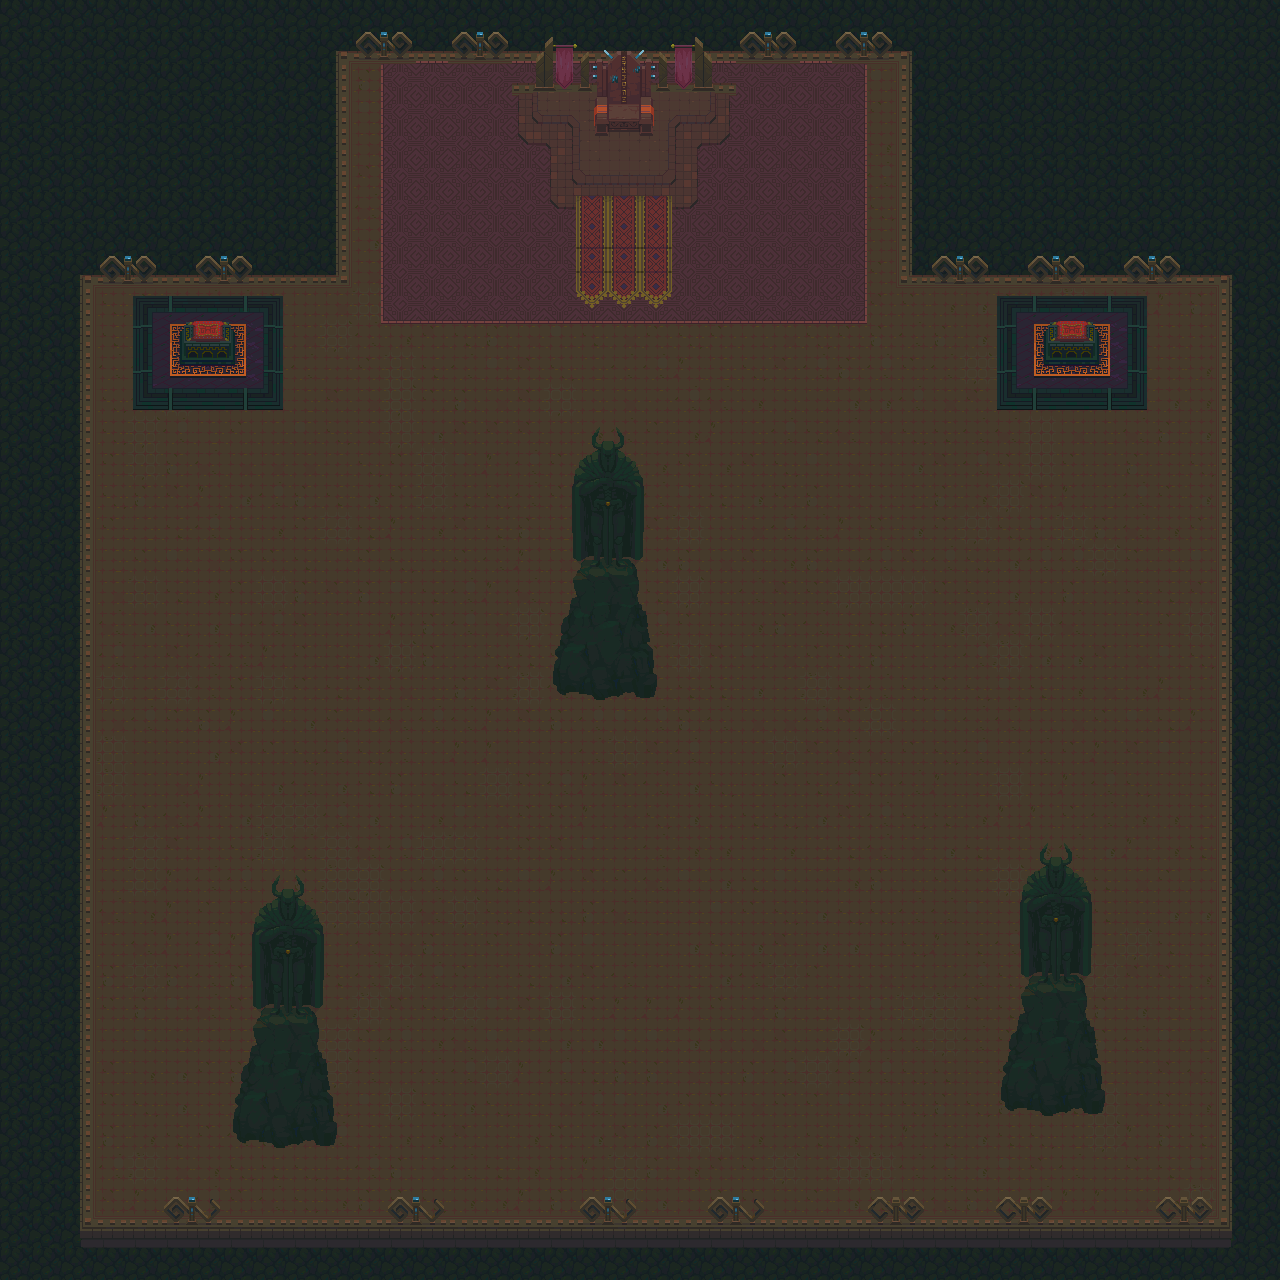

This game map was drawn from its Tiled (.tmx) file and the tilesets committed beside it. A one-line description and the trimmed map source follow:
An orthogonal 40x40 tile map with 32x32 px tiles, 5 tile layers (pitt, wall-1, layer 5, layer 7, ...), 3 tilesets and 115 objects.

<map version="1.10" tiledversion="1.11.0" orientation="orthogonal" renderorder="right-down" width="40" height="40" tilewidth="32" tileheight="32" infinite="0" nextlayerid="8" nextobjectid="117">
 <tileset firstgid="1" source="TiledMap Editor/Tilesets/Tileset-Terrain2.tsx" />
 <tileset firstgid="3521" source="TiledMap Editor/Tilesets/The depths-Tileset-Platform3-no pillars.tsx" />
 <tileset firstgid="3905" source="TiledMap Editor/Tilesets/Atlas-Props.tsx" />
 <layer id="1" name="pitt" width="40" height="40">
  <data>[1600 cells, 1600 non-empty, 1 distinct tile ids]</data>
 </layer>
 <layer id="2" name="wall-1" width="40" height="40">
  <data>[1600 cells, 1280 non-empty, 33 distinct tile ids]</data>
 </layer>
 <layer id="3" name="layer 5" width="40" height="40">
  <data>[1600 cells, 310 non-empty, 61 distinct tile ids]</data>
 </layer>
 <layer id="5" name="layer 7" width="40" height="40">
  <data>[1600 cells, 102 non-empty, 62 distinct tile ids]</data>
 </layer>
 <layer id="6" name="layer 8" width="40" height="40">
  <data>[1600 cells, 24 non-empty, 16 distinct tile ids]</data>
 </layer>
 <objectgroup id="7" name="Prop1">
  <object id="1" gid="5604" x="1015.33" y="1138.67" width="32" height="32" />
  <object id="2" gid="5543" x="1043.33" y="1130" width="32" height="32" />
  <object id="3" gid="5479" x="984" y="1119.67" width="32" height="32" />
  <object id="4" gid="5477" x="1067.33" y="1123.33" width="32" height="32" />
  <object id="5" gid="5227" x="562" y="706.333" width="32" height="32" />
  <object id="6" gid="5229" x="605.667" y="706" width="32" height="32" />
  <object id="7" gid="5227" x="586.333" y="709" width="32" height="32" />
  <object id="8" gid="5223" x="541.667" y="702.667" width="32" height="32" />
  <object id="9" gid="5221" x="633.667" y="705" width="32" height="32" />
  <object id="10" gid="5229" x="241" y="1156.5" width="32" height="32" />
  <object id="11" gid="5221" x="267.5" y="1160.5" width="32" height="32" />
  <object id="12" gid="5157" x="221.5" y="1153" width="32" height="32" />
  <object id="13" gid="5221" x="293" y="1157.5" width="32" height="32" />
  <object id="14" gid="5286" x="325.5" y="1154.5" width="32" height="32" />
  <object id="15" gid="5656" x="370" y="95.5" width="32" height="32" />
  <object id="16" gid="5720" x="370.5" y="127.5" width="32" height="32" />
  <object id="17" gid="5657" x="402" y="99" width="32" height="32" />
  <object id="19" gid="5721" x="401" y="130" width="32" height="32" />
  <object id="20" gid="5722" x="414" y="166" width="32" height="32" />
  <object id="21" gid="5722" x="437" y="149" width="32" height="32" />
  <object id="22" gid="5722" x="410" y="133.5" width="32" height="32" />
  <object id="23" gid="5722" x="386" y="169" width="32" height="32" />
  <object id="24" gid="5722" x="385" y="146" width="32" height="32" />
  <object id="25" gid="5722" x="417" y="151.5" width="32" height="32" />
  <object id="26" gid="5722" x="432.5" y="110.5" width="32" height="32" />
  <object id="27" gid="5722" x="410.5" y="100.5" width="32" height="32" />
  <object id="28" gid="5722" x="437" y="125.5" width="32" height="32" />
  <object id="29" gid="5722" x="449" y="150" width="32" height="32" />
  <object id="30" gid="5722" x="424.5" y="169.5" width="32" height="32" />
  <object id="31" gid="5722" x="412" y="170" width="32" height="32" />
  <object id="32" gid="5722" x="410" y="161" width="32" height="32" />
  <object id="33" gid="5722" x="399.5" y="158.5" width="32" height="32" />
  <object id="34" gid="5722" x="413" y="150" width="32" height="32" />
  <object id="35" gid="5722" x="415" y="144" width="32" height="32" />
  <object id="36" gid="5722" x="405.5" y="138" width="32" height="32" />
  <object id="37" gid="5722" x="443.5" y="140.5" width="32" height="32" />
  <object id="38" gid="5722" x="446" y="141.5" width="32" height="32" />
  <object id="39" gid="5722" x="426.5" y="124.5" width="32" height="32" />
  <object id="40" gid="5722" x="415" y="118.5" width="32" height="32" />
  <object id="41" gid="5722" x="415" y="113" width="32" height="32" />
  <object id="42" gid="5722" x="401" y="107.5" width="32" height="32" />
  <object id="43" gid="5722" x="431.5" y="107.5" width="32" height="32" />
  <object id="44" gid="5722" x="441" y="108" width="32" height="32" />
  <object id="45" gid="5722" x="426.5" y="104.5" width="32" height="32" />
  <object id="46" gid="5722" x="386.5" y="109.5" width="32" height="32" />
  <object id="47" gid="5722" x="367" y="118" width="32" height="32" />
  <object id="48" gid="5722" x="359.5" y="113" width="32" height="32" />
  <object id="49" gid="5722" x="363.5" y="103.5" width="32" height="32" />
  <object id="50" gid="5722" x="366.5" y="101.5" width="32" height="32" />
  <object id="51" gid="5722" x="374.5" y="102" width="32" height="32" />
  <object id="52" gid="5722" x="365.5" y="122.5" width="32" height="32" />
  <object id="53" gid="5722" x="360" y="144.5" width="32" height="32" />
  <object id="54" gid="5722" x="376.5" y="160.5" width="32" height="32" />
  <object id="55" gid="5722" x="394" y="156.5" width="32" height="32" />
  <object id="56" gid="5722" x="387" y="147.5" width="32" height="32" />
  <object id="57" gid="5722" x="381" y="138" width="32" height="32" />
  <object id="58" gid="5722" x="387" y="120.5" width="32" height="32" />
  <object id="59" gid="5722" x="388.5" y="107.5" width="32" height="32" />
  <object id="60" gid="5722" x="395" y="102" width="32" height="32" />
  <object id="61" gid="5722" x="790.667" y="129.333" width="32" height="32" />
  <object id="62" gid="5722" x="808.667" y="139.333" width="32" height="32" />
  <object id="63" gid="5722" x="832" y="137.333" width="32" height="32" />
  <object id="64" gid="5722" x="807.333" y="132.667" width="32" height="32" />
  <object id="65" gid="5722" x="792" y="124" width="32" height="32" />
  <object id="66" gid="5722" x="806.667" y="110" width="32" height="32" />
  <object id="67" gid="5722" x="824" y="116.667" width="32" height="32" />
  <object id="68" gid="5722" x="837.333" y="118.667" width="32" height="32" />
  <object id="69" gid="5722" x="828" y="124.667" width="32" height="32" />
  <object id="70" gid="5722" x="812" y="120.667" width="32" height="32" />
  <object id="71" gid="5722" x="810" y="120.667" width="32" height="32" />
  <object id="72" gid="5722" x="801.333" y="112.667" width="32" height="32" />
  <object id="73" gid="5722" x="835.333" y="106" width="32" height="32" />
  <object id="74" gid="5722" x="846" y="104" width="32" height="32" />
  <object id="75" gid="5722" x="807.333" y="110.667" width="32" height="32" />
  <object id="76" gid="5722" x="794" y="122.667" width="32" height="32" />
  <object id="77" gid="5722" x="807.333" y="140.667" width="32" height="32" />
  <object id="78" gid="5722" x="836" y="142.667" width="32" height="32" />
  <object id="79" gid="5722" x="846" y="139.333" width="32" height="32" />
  <object id="80" gid="5722" x="847.333" y="130" width="32" height="32" />
  <object id="81" gid="5722" x="813.333" y="136.667" width="32" height="32" />
  <object id="82" gid="5722" x="810.667" y="125.333" width="32" height="32" />
  <object id="83" gid="5722" x="804" y="114.667" width="32" height="32" />
  <object id="84" gid="5722" x="798.667" y="109.333" width="32" height="32" />
  <object id="85" gid="5722" x="828" y="98.6667" width="32" height="32" />
  <object id="86" gid="5722" x="846" y="100" width="32" height="32" />
  <object id="87" gid="5722" x="844.667" y="102" width="32" height="32" />
  <object id="88" gid="5722" x="800" y="118.667" width="32" height="32" />
  <object id="89" gid="5722" x="784.667" y="135.333" width="32" height="32" />
  <object id="90" gid="5722" x="798.667" y="144.667" width="32" height="32" />
  <object id="91" gid="5722" x="816" y="145.333" width="32" height="32" />
  </objectgroup>
</map>
<!-- 25 of 115 objects omitted -->
